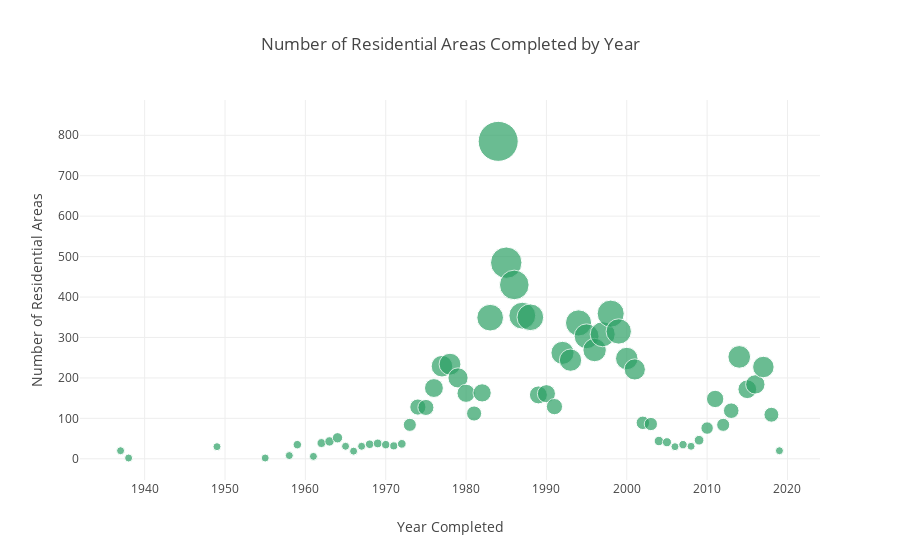

Here is the notebook cell this chart was saved with:
### Code cell
trace0 = go.Scatter(
    x = red_area_by_year__gb['year_completed'],
    y = red_area_by_year__gb['Address'],
    mode = 'markers',
    marker=dict(
        size= red_area_by_year__gb['Address'],
        sizemode='area',
        sizeref=2.*max(red_area_by_year__gb['Address'])/(40.**2),
        sizemin=4,
        color = 'rgb(44, 160, 101)'
    )
)

data = [trace0]

layout = dict(title = 'Number of Residential Areas Completed by Year',
              yaxis = dict(zeroline = False, title = "Number of Residential Areas"),
              xaxis = dict(zeroline = False, title = "Year Completed")
             )

fig = dict(data=data, layout=layout)
iplot(fig, filename='bubblechart-size-ref')

### Figure 1 — Plotly figure (JSON) as saved in the notebook; plotly's stock layout.template omitted (floating-point values rounded to 4 significant figures)
{"data": [{"marker": {"color": "rgb(44, 160, 101)", "size": [20, 2, 30, 2, 8, 35, 6, 39, 43, 52, 31, 19, 31, 36, 38, 35, 32, 37, 84, 128, 127, 175, 229, 234, 200, 162, 112, 163, 349, 785, 485, 430, 354, 350, 158, 161, 129, 262, 244, 336, 303, 269, 308, 359, 315, 248, 221, 89, 86, 44, 41, 30, 35, 31, 46, 76, 148, 84, 119, 252, 172, 184, 227, 109, 20], "sizemin": 4, "sizemode": "area", "sizeref": 0.9812}, "mode": "markers", "type": "scatter", "uid": "570563e4-f016-4018-a338-06b4eb6b566c", "x": [1937, 1938, 1949, 1955, 1958, 1959, 1961, 1962, 1963, 1964, 1965, 1966, 1967, 1968, 1969, 1970, 1971, 1972, 1973, 1974, 1975, 1976, 1977, 1978, 1979, 1980, 1981, 1982, 1983, 1984, 1985, 1986, 1987, 1988, 1989, 1990, 1991, 1992, 1993, 1994, 1995, 1996, 1997, 1998, 1999, 2000, 2001, 2002, 2003, 2004, 2005, 2006, 2007, 2008, 2009, 2010, 2011, 2012, 2013, 2014, 2015, 2016, 2017, 2018, 2019], "y": [20, 2, 30, 2, 8, 35, 6, 39, 43, 52, 31, 19, 31, 36, 38, 35, 32, 37, 84, 128, 127, 175, 229, 234, 200, 162, 112, 163, 349, 785, 485, 430, 354, 350, 158, 161, 129, 262, 244, 336, 303, 269, 308, 359, 315, 248, 221, 89, 86, 44, 41, 30, 35, 31, 46, 76, 148, 84, 119, 252, 172, 184, 227, 109, 20]}], "layout": {"title": {"text": "Number of Residential Areas Completed by Year"}, "xaxis": {"title": {"text": "Year Completed"}, "zeroline": false}, "yaxis": {"title": {"text": "Number of Residential Areas"}, "zeroline": false}}}
